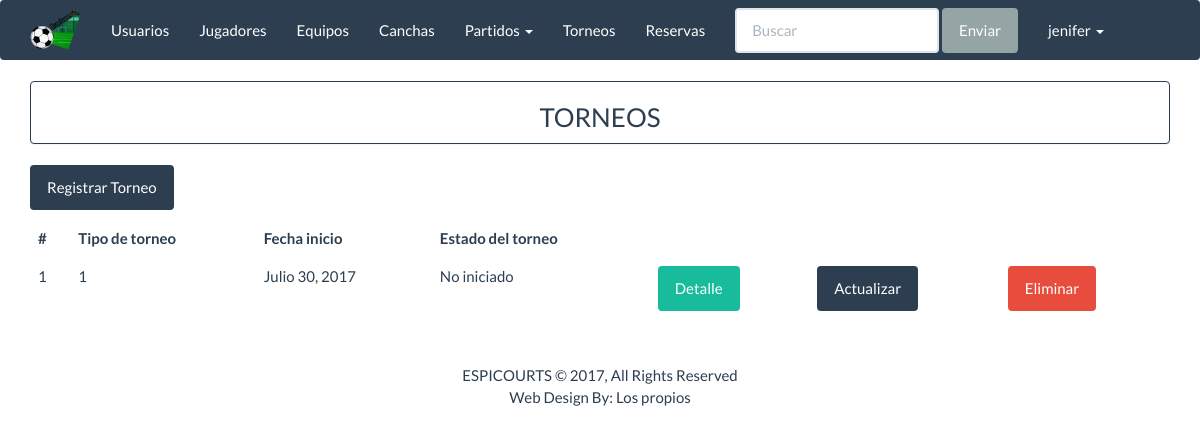
Before: /espicourts/torneos_listar (signed in) with the older database file.
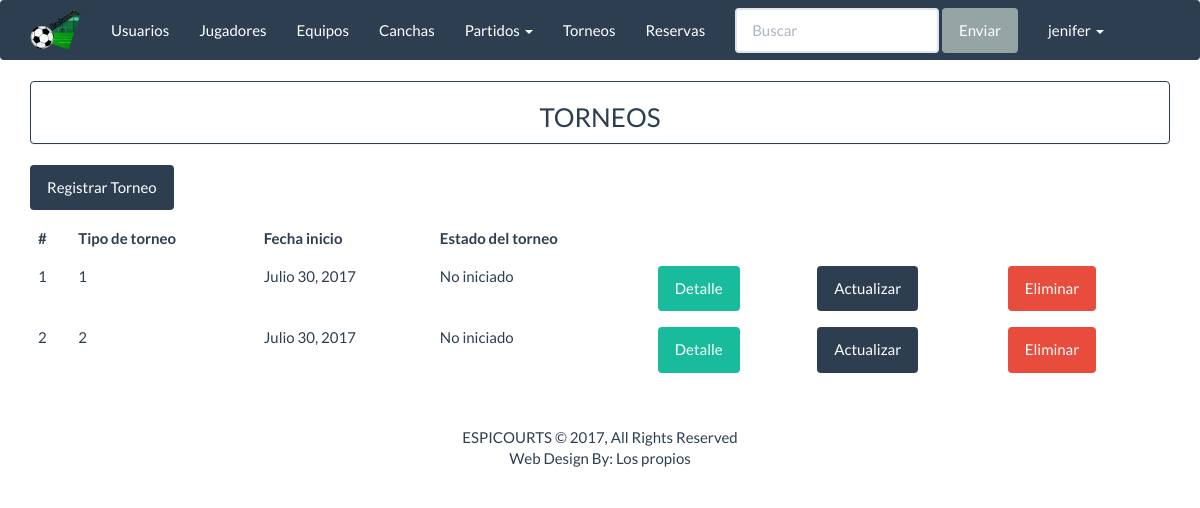
After: the same page with the newer database file.
### apps/inicio/models.py (models this page shows, shortened)
class Torneo(models.Model):
    t_torneo=((1,'T.relampago'),(2,'Campeonato'))
    tipo_torneo=models.SmallIntegerField(choices=t_torneo,null=True)
    nombre_torneo=models.CharField('Nombre torneo',max_length=30)
    fecha_inicio = models.DateField()
    fecha_final = models.DateField()
    premio=models.TextField('Premios',max_length=100)
    estados=((1,'No iniciado'),(2,'En proceso'),(3,'Octavos de final'),(4,'Cuartos de final'),
             (5, 'Semifinales'),(6,'Finales'),(7,'Finalizado'))
    estado_torneo=models.SmallIntegerField(choices=estados)
    class Meta:
        db_table='torneo'

### apps/inicio/views.py (the view)
class ListarTorneo(ListView):
    model = Torneo
    template_name = "torneo/torneo_listar.html"
    context_object_name = "torneos"

### templates/torneo/torneo_listar.html (shortened to what this page needs)
{% extends 'base/base.html' %}
{% block  content%}
<div class="panel panel-primary" align="center">
    <h3>TORNEOS</h3>
</div>
<a class="btn btn-primary " href="{% url 'espicourts:torneos_crear' %}" >Registrar Torneo</a>
<div class="table-responsive">
    <table class="table table-hover">
        <thead>
            <tr>
                <th>#</th>
                <th>Tipo de torneo</th>
                <th>Fecha inicio</th>
                <th>Estado del torneo </th>
            </tr>
        </thead>
        <tbody>
            {% for c in torneos%}
            <tr>
                <td>{{ c.id }}</td>
                <td>{{ c.tipo_torneo}}</td>
                <td>{{ c.fecha_inicio}}</td>
                <td>{{ c.get_estado_torneo_display}}</td>
                <td>
                     <a href="{% url 'espicourts:torneo_detalle' c.id %}" button class="btn btn-success"> Detalle</a>
                </td>
                <td>
                     <a href="{% url 'espicourts:torneos_actualizar' c.id %}" button class="btn btn-primary"> Actualizar</a>
                </td>
                <td>
                     <a href="{% url 'espicourts:torneos_eliminar' c.id %}" button class="btn btn-danger"> Eliminar</a>
                </td>
            </tr>
            {% endfor %}
        </tbody>
    </table>
</div>
{% endblock%}

Changed rows visible on the page:
added Torneo: id "2", tipo_torneo "2", fecha_inicio "Julio 30, 2017", estado_torneo "No iniciado"
